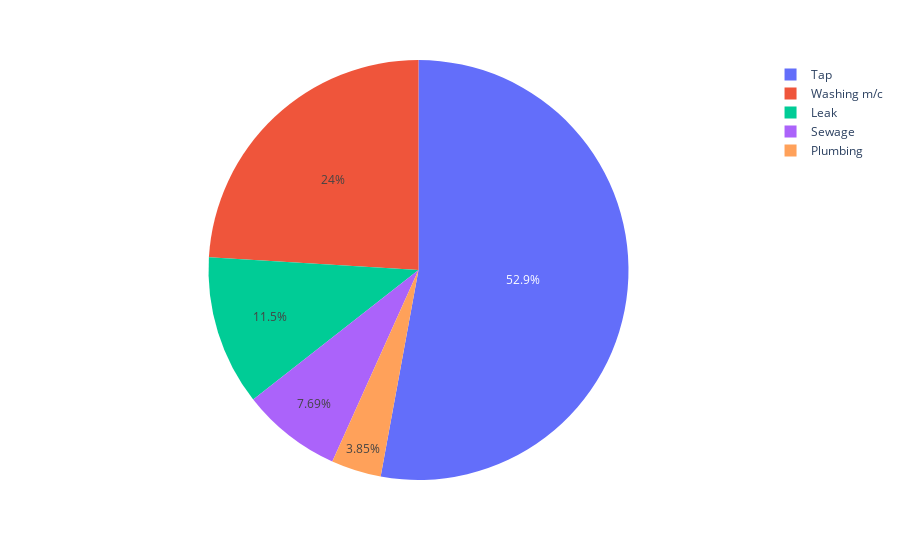

Write notebook code for a chart like this one.
### Code cell
per_array = [55, 25, 12, 8, 4]
source_array = ['Tap', 'Washing m/c', 'Leak', 'Sewage', 'Plumbing']
px.pie(values=per_array, names=source_array)

### Figure 1 — Plotly figure (JSON) as saved in the notebook; plotly's stock layout.template omitted (floating-point values rounded to 4 significant figures)
{"data": [{"domain": {"x": [0, 1], "y": [0, 1]}, "hovertemplate": "label=%{label}<br>value=%{value}<extra></extra>", "labels": ["Tap", "Washing m/c", "Leak", "Sewage", "Plumbing"], "legendgroup": "", "name": "", "showlegend": true, "type": "pie", "values": [55, 25, 12, 8, 4]}], "layout": {"legend": {"tracegroupgap": 0}, "margin": {"t": 60}}}
